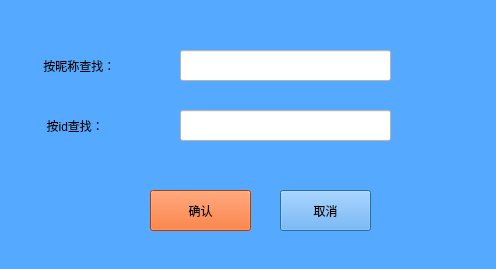
<?xml version="1.0" encoding="UTF-8"?>
<ui version="4.0">
 <class>dialog_addfriend</class>
 <widget class="QDialog" name="dialog_addfriend">
  <property name="geometry">
   <rect>
    <x>0</x>
    <y>0</y>
    <width>496</width>
    <height>269</height>
   </rect>
  </property>
  <property name="windowTitle">
   <string>无聊来找朋友</string>
  </property>
  <property name="styleSheet">
   <string notr="true">background-color: rgb(85, 170, 255);</string>
  </property>
  <widget class="QLineEdit" name="lineEdit_friend_name">
   <property name="geometry">
    <rect>
     <x>180</x>
     <y>50</y>
     <width>211</width>
     <height>31</height>
    </rect>
   </property>
   <property name="styleSheet">
    <string notr="true">background-color: rgb(255, 255, 255);</string>
   </property>
  </widget>
  <widget class="QPushButton" name="pushButton_cancel">
   <property name="geometry">
    <rect>
     <x>280</x>
     <y>190</y>
     <width>91</width>
     <height>41</height>
    </rect>
   </property>
   <property name="text">
    <string>取消</string>
   </property>
  </widget>
  <widget class="QPushButton" name="pushButton_yes">
   <property name="geometry">
    <rect>
     <x>150</x>
     <y>190</y>
     <width>101</width>
     <height>41</height>
    </rect>
   </property>
   <property name="styleSheet">
    <string notr="true">background-color: rgb(255, 85, 0);</string>
   </property>
   <property name="text">
    <string>确认</string>
   </property>
  </widget>
  <widget class="QLineEdit" name="lineEdit_friend_id">
   <property name="geometry">
    <rect>
     <x>180</x>
     <y>110</y>
     <width>211</width>
     <height>31</height>
    </rect>
   </property>
   <property name="styleSheet">
    <string notr="true">background-color: rgb(255, 255, 255);</string>
   </property>
  </widget>
  <widget class="QLabel" name="label">
   <property name="geometry">
    <rect>
     <x>40</x>
     <y>50</y>
     <width>121</width>
     <height>31</height>
    </rect>
   </property>
   <property name="styleSheet">
    <string notr="true">text-align:center;
color: rgb(0, 0, 0);
font: 75 12pt &quot;宋体&quot;;</string>
   </property>
   <property name="text">
    <string> 按昵称查找：</string>
   </property>
  </widget>
  <widget class="QLabel" name="label_2">
   <property name="geometry">
    <rect>
     <x>40</x>
     <y>110</y>
     <width>131</width>
     <height>31</height>
    </rect>
   </property>
   <property name="styleSheet">
    <string notr="true">text-align:center;
font: 75 12pt &quot;宋体&quot;;
color: rgb(0, 0, 0);</string>
   </property>
   <property name="text">
    <string>  按id查找：</string>
   </property>
  </widget>
 </widget>
 <resources/>
 <connections/>
</ui>
